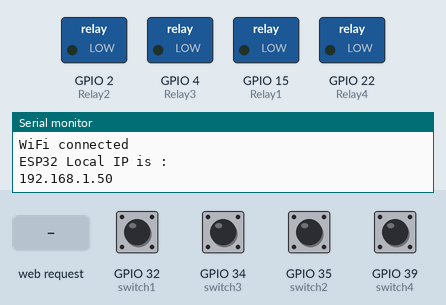
The sketch below on a simulated ESP32. Parts: switched loads named in the sketch (green lamp = pin HIGH), the last lines printed to the serial monitor. The inputs (shaded band) are chosen by the test bench; at power-on: GPIO 32 (switch1), GPIO 34 (switch3), GPIO 35 (switch2), GPIO 39 (switch4) HIGH. WiFi joins after 1.5 s; servers stay silent unless stated.

Above: at 4.2 s.
4.3 s: GPIO 32 (switch1) pulled LOW for 0.15 s
At 5.3 s:
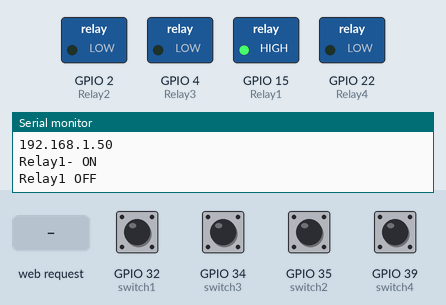
5.9 s: HTTP request GET /Relay2off received
At 7.0 s:
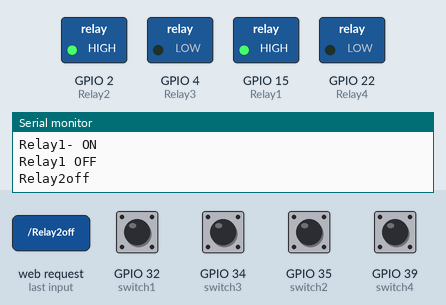
7.4 s: HTTP request GET /Relay1on received
At 8.1 s:
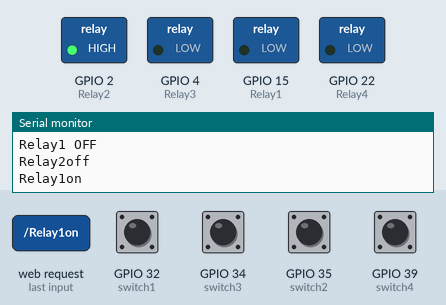
8.9 s: GPIO 34 (switch3) pulled LOW for 0.15 s
At 10.0 s:
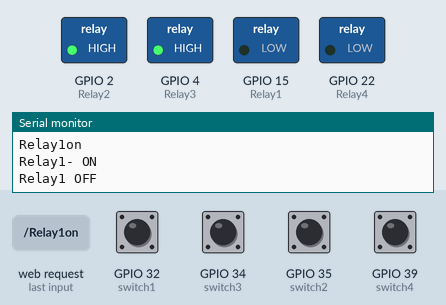
10.5 s: GPIO 35 (switch2) pulled LOW for 0.15 s
At 10.57 s:
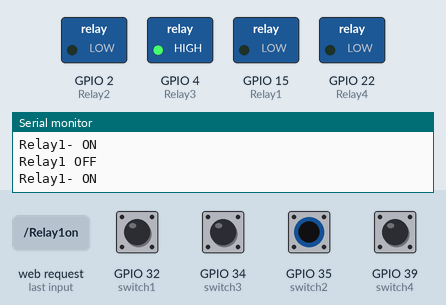
12.1 s: GPIO 39 (switch4) pulled LOW for 0.15 s
At 13.6 s:
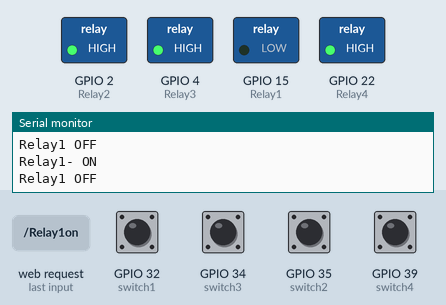
Timing chart, 0 to 14.7 s (numbered marks = the images above; inputs shaded):
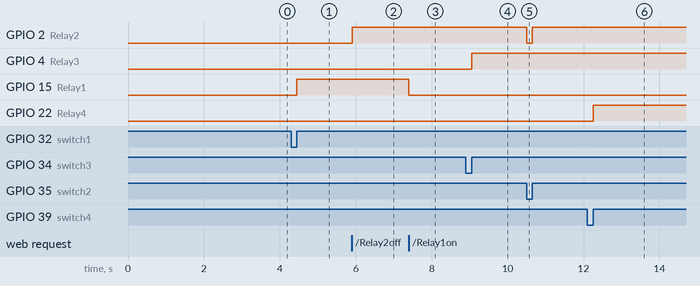

The sketch:

Code.ino
```cpp
/************************************************************
  Update the Preferences –> Aditional boards Manager URLs:
  https://dl.espressif.com/dl/package_esp32_index.json , http://arduino.esp8266.com/stable/package_esp8266com_index.json


Note: This requires ESP32 support package:
    https://github.com/espressif/arduino-esp32
                OR you can add manually
Tool-->Board-->Board Manager-- > search (esp32 espressif) and install the Board


************************************************************/


#include <WiFi.h> // Uncomment this if you are using ESP32
//Web Server App Control Home Automation
//#include <ESP8266WiFi.h> //Uncomment this if you are using NodeMCU
WiFiClient client;
WiFiServer server(80);

/* WIFI settings */
const char* ssid = "WIFI SSID";   //WIFI SSID
const char* password = "WIFI PASSWORD";    //WIFI PASSWORD

void connectWiFi()
{
  Serial.println("Connecting to WIFI");
  WiFi.begin(ssid, password);
  while ((!(WiFi.status() == WL_CONNECTED)))
  {
    delay(3000);
    Serial.print("..");
  }
  Serial.println("");
  Serial.println("WiFi connected");
  Serial.println("ESP32 Local IP is : ");
  Serial.println((WiFi.localIP()));
}

/* data received from application */
String  data ="";

#define switch1 32
#define switch2 35
#define switch3 34
#define switch4 39


int Relay1 = 15;
int Relay2 = 2;
int Relay3 = 4;
int Relay4 = 22;


int switch_ON_Flag1_previous_I = 0;
int switch_ON_Flag2_previous_I = 0;
int switch_ON_Flag3_previous_I = 0;
int switch_ON_Flag4_previous_I = 0;


void setup()
{
  /* initialize motor control pins as output */
  pinMode(Relay1, OUTPUT);
  pinMode(Relay2, OUTPUT);
  pinMode(Relay3, OUTPUT);
  pinMode(Relay4, OUTPUT);

  pinMode(switch1, INPUT);
  pinMode(switch2, INPUT);
  pinMode(switch3, INPUT);
  pinMode(switch4, INPUT);


  digitalWrite(Relay1,LOW);
  digitalWrite(Relay2,LOW);
  digitalWrite(Relay3,LOW);
  digitalWrite(Relay4,LOW);


  /* start server communication */
  Serial.begin(115200);
  connectWiFi();
  server.begin();
}

void loop()
{
        //////////////////////////////////////////////////////////////////
 if (digitalRead(switch1) == LOW)
  {
    if (switch_ON_Flag1_previous_I == 0 )
    {
      digitalWrite(Relay1, LOW);
      Serial.println("Relay1- ON");

      switch_ON_Flag1_previous_I = 1;
    }


  }
  if (digitalRead(switch1) == HIGH )
  {
    if (switch_ON_Flag1_previous_I == 1)
    {
      digitalWrite(Relay1, HIGH);
      Serial.println("Relay1 OFF");

      switch_ON_Flag1_previous_I = 0;
    }

  }
 if (digitalRead(switch2) == LOW)
  {
    if (switch_ON_Flag2_previous_I == 0 )
    {
      digitalWrite(Relay2, LOW);
      Serial.println("Relay1- ON");

      switch_ON_Flag2_previous_I = 1;
    }


  }
  if (digitalRead(switch2) == HIGH )
  {
    if (switch_ON_Flag2_previous_I == 1)
    {
      digitalWrite(Relay2, HIGH);
      Serial.println("Relay1 OFF");

      switch_ON_Flag2_previous_I = 0;
    }

  }
   if (digitalRead(switch3) == LOW)
  {
    if (switch_ON_Flag3_previous_I == 0 )
    {
      digitalWrite(Relay3, LOW);
      Serial.println("Relay1- ON");

      switch_ON_Flag3_previous_I = 1;
    }


  }
  if (digitalRead(switch3) == HIGH )
  {
    if (switch_ON_Flag3_previous_I == 1)
    {
      digitalWrite(Relay3, HIGH);
      Serial.println("Relay1 OFF");

      switch_ON_Flag3_previous_I = 0;
    }

  }
 if (digitalRead(switch4) == LOW)
  {
    if (switch_ON_Flag4_previous_I == 0 )
    {
      digitalWrite(Relay4, LOW);
      Serial.println("Relay1- ON");

      switch_ON_Flag4_previous_I = 1;
    }


  }
  if (digitalRead(switch4) == HIGH )
  {
    if (switch_ON_Flag4_previous_I == 1)
    {
      digitalWrite(Relay4, HIGH);
      Serial.println("Relay1 OFF");

      switch_ON_Flag4_previous_I = 0;
    }

  }
    /* If the server available, run the "checkClient" function */
    client = server.available();
    if (!client) return;
    data = checkClient ();
    Serial.println(data);
/************************ Run function according to incoming data from application *************************/


    if (data == "Relay1on")
    {
      digitalWrite(Relay1,LOW);
      }

    else if (data == "Relay1off")
    {
      digitalWrite(Relay1,HIGH);
      }

    else if (data == "Relay2on")
    {
      digitalWrite(Relay2,LOW);
      }

    else if (data == "Relay2off")
    {
      digitalWrite(Relay2,HIGH);
      }

    else if (data == "Relay3on")
    {
      digitalWrite(Relay3,LOW);
      }

    else if (data == "Relay3off")
    {
      digitalWrite(Relay3,HIGH);
      }

    else if (data == "Relay4on")
    {
      digitalWrite(Relay4,LOW);
      }

    else if (data == "Relay4off")
    {
      digitalWrite(Relay4,HIGH);
      }


}


/********************************** RECEIVE DATA FROM the APP ******************************************/
String checkClient (void)
{
  while(!client.available()) delay(1);
  String request = client.readStringUntil('\r');
  request.remove(0, 5);
  request.remove(request.length()-9,9);
  return request;
}
```

Measured:
- after the input at 4.3 s, GPIO 15 (Relay1): LOW → HIGH after 0.15 s
- after the input at 5.9 s, GPIO 2 (Relay2): LOW → HIGH at once
- after the input at 7.4 s, GPIO 15 (Relay1): HIGH → LOW at once
- after the input at 8.9 s, GPIO 4 (Relay3): LOW → HIGH after 0.15 s
- after the input at 10.5 s, GPIO 2 (Relay2): HIGH → LOW at once, → HIGH 0.15 s later
- after the input at 12.1 s, GPIO 22 (Relay4): LOW → HIGH after 0.15 s
